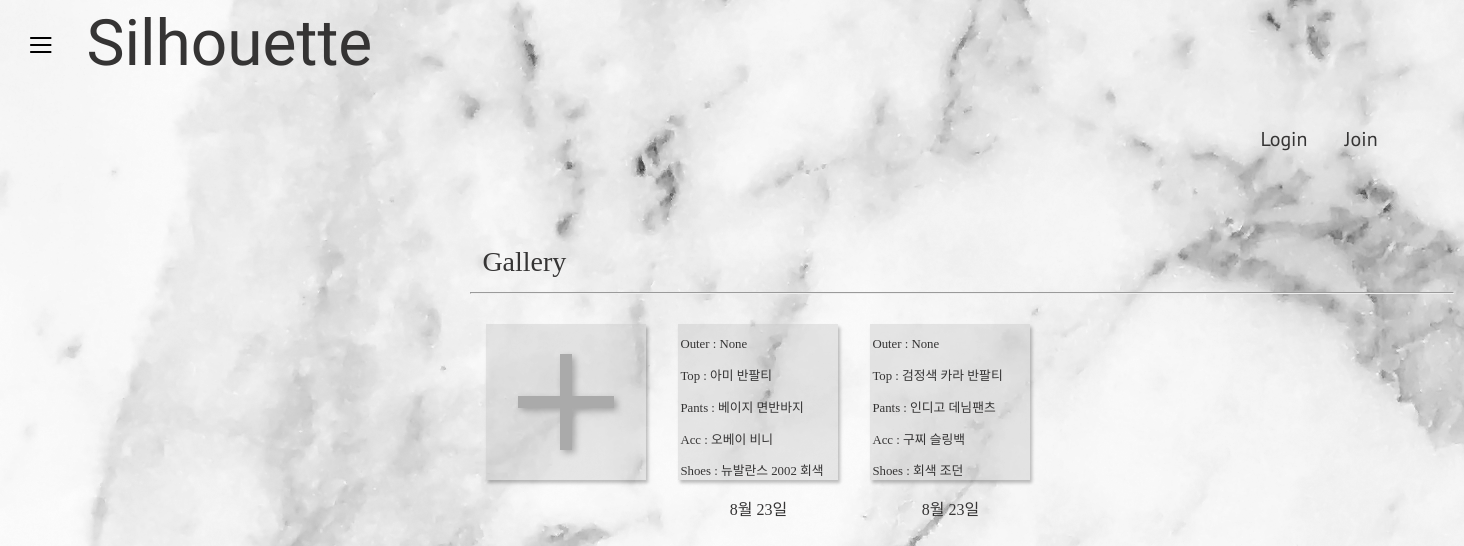
The app's page /gallery/, older data.
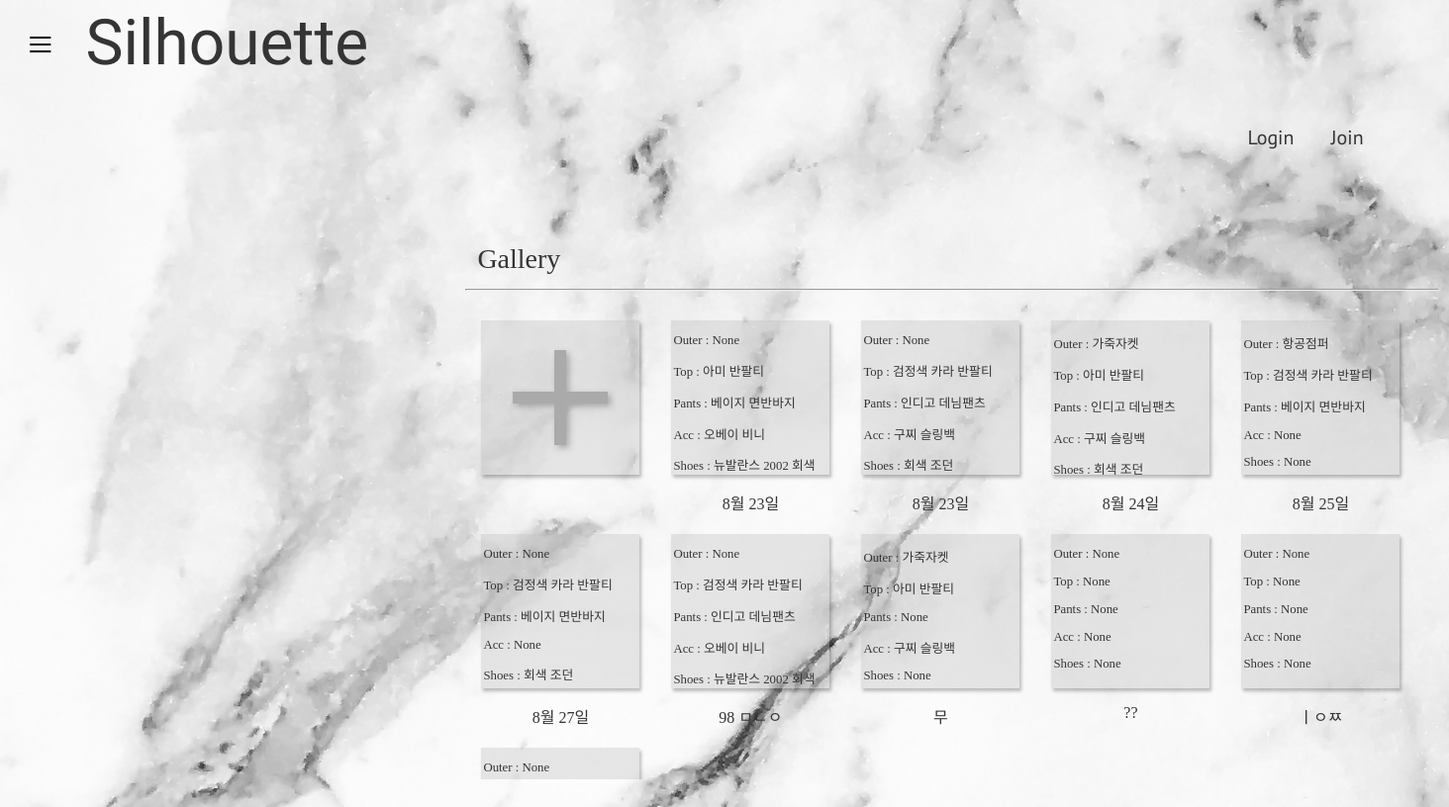
The same page, newer data.
### gallery/models.py (models this page shows, shortened)
class Gallery(models.Model):
    title = models.CharField(max_length=16, verbose_name='제목')
    outer = models.CharField(max_length=16, verbose_name='외투')
    top = models.CharField(max_length=16, verbose_name='상의')
    pants = models.CharField(max_length=16, verbose_name='하의')
    acc = models.CharField(max_length=16, verbose_name='악세서리')
    shoes = models.CharField(max_length=16, verbose_name='신발')
    memo = models.TextField(verbose_name='메모')
    gallery_add_dttm = models.DateTimeField(auto_now_add=True, verbose_name='갤러리 추가시간')
    class Meta:
        db_table = 'gallery'
        verbose_name = '갤러리'
        verbose_name_plural = '갤러리'

### gallery/views.py (the view)
# urls.py: path('', views.gallery_view, name='gallery'),
def gallery_view(request):
    outers = Clothes.objects.filter(clothes_type='outer')
    tops = Clothes.objects.filter(clothes_type='top')
    bottoms = Clothes.objects.filter(clothes_type='bottom')
    accs = Accessory.objects.all()
    shoeses = Shoes.objects.all()
    gallerys = Gallery.objects.all()
    return render(request, 'gallery.html', {'outers' : outers, 'tops' : tops, 'bottoms': bottoms, 'accs': accs, 'shoeses':shoeses, 'gallerys': gallerys})

### templates/gallery.html (shortened to what this page needs)
{% load static %}
<!DOCTYPE html>
<html lang="en">
<head>
    <link rel="stylesheet" type="text/css" href="{% static 'css/gallery.css' %}">
</head>
<body>
    <div class="container">
        <div class="first">
            <div>
                <label for="check-btn">
                    <img class="menu" id="menu-icon" src="{% static 'imgs/menu.svg' %}" alt="menu">
                </label>
            </div>
            <a class="title" href="/">Silhouette</a>
        </div>
        <div class="main">
            <nav class="navi">
                {% if 'user' in request.session %}
                    <a class="nav_txt" href="{% url 'logout' %}">Logout</a>
                    <a class="nav_txt" href="{% url 'mypage' %}">My Page</a>
                {% else %}
                    <a class="nav_txt" href="{% url 'login' %}">Login</a>
                    <a class="nav_txt" href="{% url 'join' %}">Join</a>
                {% endif %}
            </nav>
            <div class="second">
                <div>
                    <div class="main_title">
                        <p>Gallery</p>
                        <hr />
                    </div>
                    <div class="container">
                        <div class="line">
                            <div class="items_con">
                                <div class="items" id="add">
                                    <div class="img_con">
                                        <img src="{% static 'imgs/add.svg' %}" />
                                    </div>
                                </div>
                            </div>
                            {% for gallery in gallerys %}
                                <div class="items_con">
                                    <div class="items" id="items" data-item-title="{{ gallery.title }}" data-item-memo="{{ gallery.memo }}" data-item-id="{{ gallery.id }}">
                                        <div>
                                            <p>Outer : {{ gallery.outer }}</p>
                                            <p>Top : {{ gallery.top }}</p>
                                            <p>Pants : {{ gallery.pants }}</p>
                                            <p>Acc : {{ gallery.acc }}</p>
                                            <p>Shoes : {{ gallery.shoes }}</p>
                                        </div>
                                    </div>
                                    <p>{{ gallery.title }}</p>
                                </div>
                            {% endfor %}
                        </div>
                    </div>
                </div>
            </div>
        </div>
    </div>
</body>
</html>

Row changes from the older to the newer data that the page shows:
added Gallery: outer "가죽자켓", top "아미 반팔티", pants "인디고 데님팬츠", acc "구찌 슬링백", shoes "회색 조던", title "8월 24일"
added Gallery: outer "항공점퍼", top "검정색 카라 반팔티", pants "베이지 면반바지", acc "None", shoes "None", title "8월 25일"
added Gallery: outer "None", top "검정색 카라 반팔티", pants "베이지 면반바지", acc "None", shoes "회색 조던", title "8월 27일"
added Gallery: outer "None", top "검정색 카라 반팔티", pants "인디고 데님팬츠", acc "오베이 비니", shoes "뉴발란스 2002 회색", title "98 ㅁㄴㅇ"
added Gallery: outer "가죽자켓", top "아미 반팔티", pants "None", acc "구찌 슬링백", shoes "None", title "무"
added Gallery: outer "None", top "None", pants "None", acc "None", shoes "None", title "??"
added Gallery: outer "None", top "None", pants "None", acc "None", shoes "None", title "ㅣㅇㅉ"
added Gallery: outer "None"
